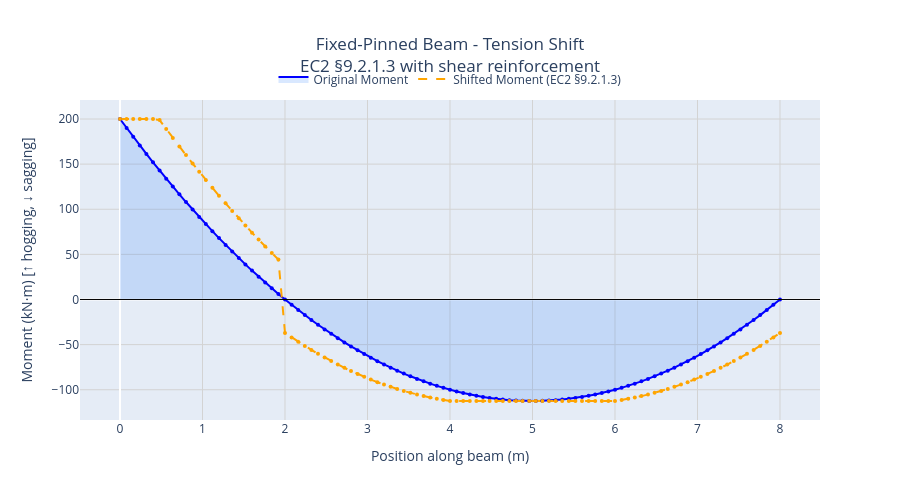

Source (notebook cell):
### Code cell
# Visualize fixed-pinned beam tension shift
fig_fp_shift = plot_tension_shift_comparison(
    beam=fp_beam,
    shifted_moments=fp_shifted,
    shift_distances=fp_shift_dist,
    title="Fixed-Pinned Beam - Tension Shift<br>EC2 §9.2.1.3 with shear reinforcement",
    height=500,
)
fig_fp_shift.show()
